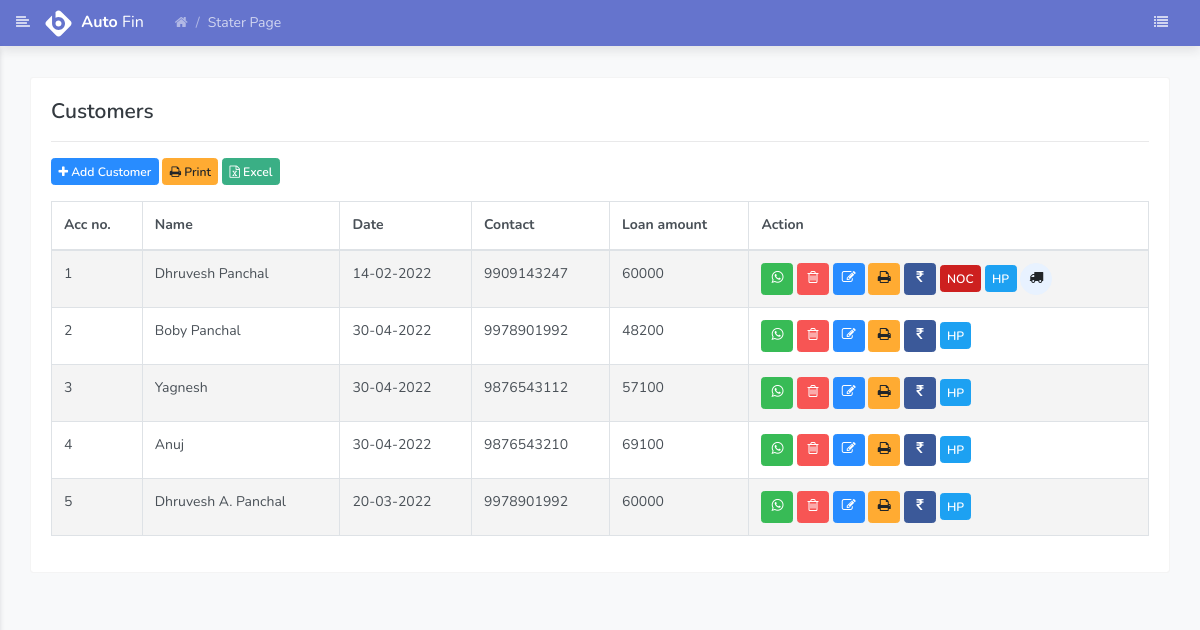
/light/customers.php (signed in), run on the app's committed database.
### tables this page shows
CREATE TABLE `customer` (
  `c_id` int(5) NOT NULL,
  `acc_no` int(5) NOT NULL,
  `name` varchar(255) NOT NULL,
  `address` varchar(255) NOT NULL,
  `mob_no` varchar(10) NOT NULL,
  `loan_amount` int(5) NOT NULL,
  `loan_month` int(2) NOT NULL,
  `loan_rate` float(10,2) NOT NULL,
  `emi` float(10,2) NOT NULL,
  `emi_capital` float(10,2) NOT NULL,
  `emi_interest` float(10,2) NOT NULL,
  `file_charge` float(5,2) NOT NULL,
  `fine` int(5) DEFAULT NULL,
  `total_loan` float(10,2) NOT NULL,
  `loan_date` date NOT NULL,
  `first_emi_date` date NOT NULL,
  `vehicle_reg_no` varchar(255) NOT NULL,
  `chassis_no` varchar(255) NOT NULL,
  `engine_no` varchar(255) NOT NULL,
  `model` varchar(255) NOT NULL,
  `other` text DEFAULT NULL,
  `showroom` varchar(255) NOT NULL,
  `gtr_name` varchar(255) NOT NULL,
  `gtr_address` varchar(255) NOT NULL,
  `gtr_contact` varchar(10) NOT NULL,
  `gtr_document` varchar(255) NOT NULL,
  `loan_clear` enum('No','Yes') NOT NULL,
  `city` varchar(255) NOT NULL,
  `district` varchar(255) NOT NULL,
  `wh_back` enum('No','Yes') NOT NULL,
  `birthday` date DEFAULT NULL,
  `pincode` int(6) NOT NULL,
  `vehicle_amount` int(10) NOT NULL,
  `downpayment` int(10) NOT NULL,
  `down_payment` enum('No','Yes') NOT NULL,
  `active` enum('Yes','No') NOT NULL
);

### light/customers.php (the view, shortened to what this page needs)
<?php
include "header_old.php";
?>
    <div class="main_content" id="main-content">
        <div class="page">
            <div class="container-fluid">
                <div class="row clearfix">
                    <div class="col-lg-12 col-md-12">
                        <div class="card planned_task">
                            <div class="body">
                                <h4>Customers</h4><hr>
                                <a href="add_customer.php"><button type="button" class="btn btn-primary btn-sm"><i class="fa fa-plus"></i>  Add Customer</button></a>
                                <button type="button" class="btn btn-warning btn-sm" onclick="print_customers('P');"><i class="fa fa-print"></i> Print</button>
                                <button type="button" class="btn btn-slack btn-sm" onclick="print_customers('E');"><i class="fa fa-file-excel-o"></i> Excel</button>
                                <table class="table table-bordered table-striped table-hover" id="example1">
                                <thead>
                                <tr>
                                    <th> Acc no. </th>
                                    <th> Name </th>
                                    <th> Date </th>
                                    <th> Contact </th>
                                    <th> Loan amount </th>
                                    <th> Action</th>
                                </tr>
                                </thead>
                                <tbody>
                                  <?php
                                    if($search!=''){
                                       $sql="select * from customer WHERE name LIKE '$search%' or acc_no LIKE '$search%'";
                                    }
                                    else{
                                       $sql="select * from customer";
                                    }
                                    $result=mysqli_query($link,$sql);
                                      while($row=mysqli_fetch_array($result)){
                                      ?>
                                      <tr>
                                        <td><?php echo $row['acc_no']; ?></td>
                                        <td><?php echo $row['name']; ?></td>
                                        <td><?php echo date('d-m-Y',strtotime($row['loan_date'])); ?></td>
                                        <td><?php echo $row['mob_no']; ?></td>
                                        <td><?php echo $row['loan_amount']; ?></td>
                                        <td>
                                        <a href="https://web.whatsapp.com/send?phone='91<?php echo $row['mob_no']; ?>'"><button class="btn btn-success btn-icon-only" type="button"><i class="fa  fa-whatsapp"></i></button></a>
                                        <button type="button" class="btn btn-danger btn-icon-only" data-toggle="modal" data-target="#modal_5" onclick="del_village(<?php echo $row['acc_no']; ?>);"><span class="btn-inner--icon"><i class="fa fa-trash-o"></i></span></button>
                                        <a href="update_customer.php?id=<?php echo $row['acc_no']; ?>"><button type="button" class="btn btn-primary btn-icon-only"><span class="btn-inner--icon"><i class="fa  fa-edit"></i></span></button></a>
                                        <button type="button" class="btn btn-warning btn-icon-only" onclick="print_details(this.value);" value="<?php echo $row['acc_no']; ?>"><span class="btn-inner--icon"><i class="fa fa-print"></i></span></button>
                                        <a href="customer_payment.php?customer=<?php echo $row['acc_no']; ?>"><button type="button" class="btn btn-facebook btn-icon-only"><span class="btn-inner--icon"><i class="fa  fa-rupee"></i></span></button></a>
                                        <?php if($row['loan_clear']=='Yes'){?><button type="button" class="btn btn-youtube btn-sm" onclick="print_noc(this.value);" value="<?php echo $row['acc_no']; ?>">NOC</button> <?php } ?>
                                        <button type="button" class="btn btn-twitter btn-sm" onclick="print_hp(this.value);" value="<?php echo $row['acc_no']; ?>">HP</button>
                                        <?php if($row['wh_back']=="Yes"){ ?><span class="btn-inner--icon"><button type="button" class="btn btn-secondary btn-icon-only rounded-circle"><span class="btn-inner--icon"><i class="fa fa-truck"></i></span></button></span> <?php } ?>
                                        </td>
                                       <?php  }
                                      ?>
                                  </tr>
                                </tbody>
                                </table>
                            </div>
                        </div>
                    </div>
                </div>
            </div>
        </div>
    </div>
   <?php
include "footer.php";
?>

### data on the page
customer: acc_no "1", name "Dhruvesh Panchal", loan_date "14-02-2022", mob_no "9909143247", loan_amount "60000", wh_back "Yes" (drawn)
customer: acc_no "2", name "Boby Panchal", loan_date "30-04-2022", mob_no "9978901992", loan_amount "48200"
customer: acc_no "3", name "Yagnesh", loan_date "30-04-2022", mob_no "9876543112", loan_amount "57100"
customer: acc_no "4", name "Anuj", loan_date "30-04-2022", mob_no "9876543210", loan_amount "69100"
customer: acc_no "5", name "Dhruvesh A. Panchal", loan_date "20-03-2022", mob_no "9978901992", loan_amount "60000"
